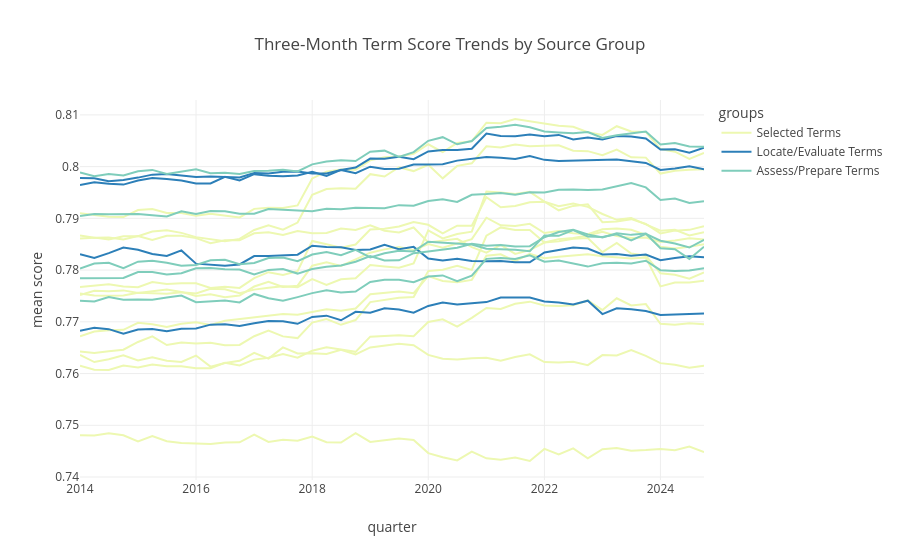

Notebook cell for this chart:
### Code cell
asess_prepare_terms = ['Nature-related systemic risks', 
        'Nature-related physical risks',
        'Nature-related transition risks',
        'Nature-related opportunities',
        'Ecosystem protection, restoration and regeneration opportunity']
evaluate_terms = ['Dependencies (on nature)',
        'Direct impacts',
        'Impact materiality',
        'Impacts (on nature)']

asess_prepare_df = leap_all[leap_all['term'].isin(asess_prepare_terms)].copy()
asess_prepare_df['groups'] = 'Assess/Prepare Terms'

evaluate_df = leap_all[leap_all['term'].isin(evaluate_terms)].copy()
evaluate_df['groups'] = 'Locate/Evaluate Terms'

selected_df = selected_all.copy()
selected_df['groups'] = 'Selected Terms'

# Combine and create 'month' datetime
combined_df = pd.concat([asess_prepare_df, evaluate_df, selected_df])
combined_df['month'] = pd.to_datetime(dict(year=combined_df['year'], month=combined_df['month'], day=1))

# Create a new column for three-month binning (quarterly)
# Jan-Mar -> Jan, Apr-Jun -> Apr, Jul-Sep -> Jul, Oct-Dec -> Oct
combined_df['three_month_bin'] = combined_df['month'].apply(
    lambda x: pd.Timestamp(year=x.year, month=((x.month - 1) // 3) * 3 + 1, day=1)
)

# Group by term, three-month bin, and group to get average score
grouped = combined_df.groupby(['term', 'three_month_bin', 'groups'])['score'].mean().reset_index()
grouped.rename(columns={'three_month_bin': 'period'}, inplace=True)

# Plot
fig = px.line(
    grouped,
    x='period',
    y='score',
    color='groups',
    line_group='term',
    hover_name='term',
    title='Three-Month Term Score Trends by Source Group',
    color_discrete_map={
        'Assess/Prepare Terms': "#7fcdbb",
        'Locate/Evaluate Terms': "#2c7fb8",
        'Selected Terms': "#edf8b1"
    }
)
fig.update_layout(
    yaxis_title='mean score',
    xaxis_title='quarter',
    hovermode='x unified'
)
fig.show()
